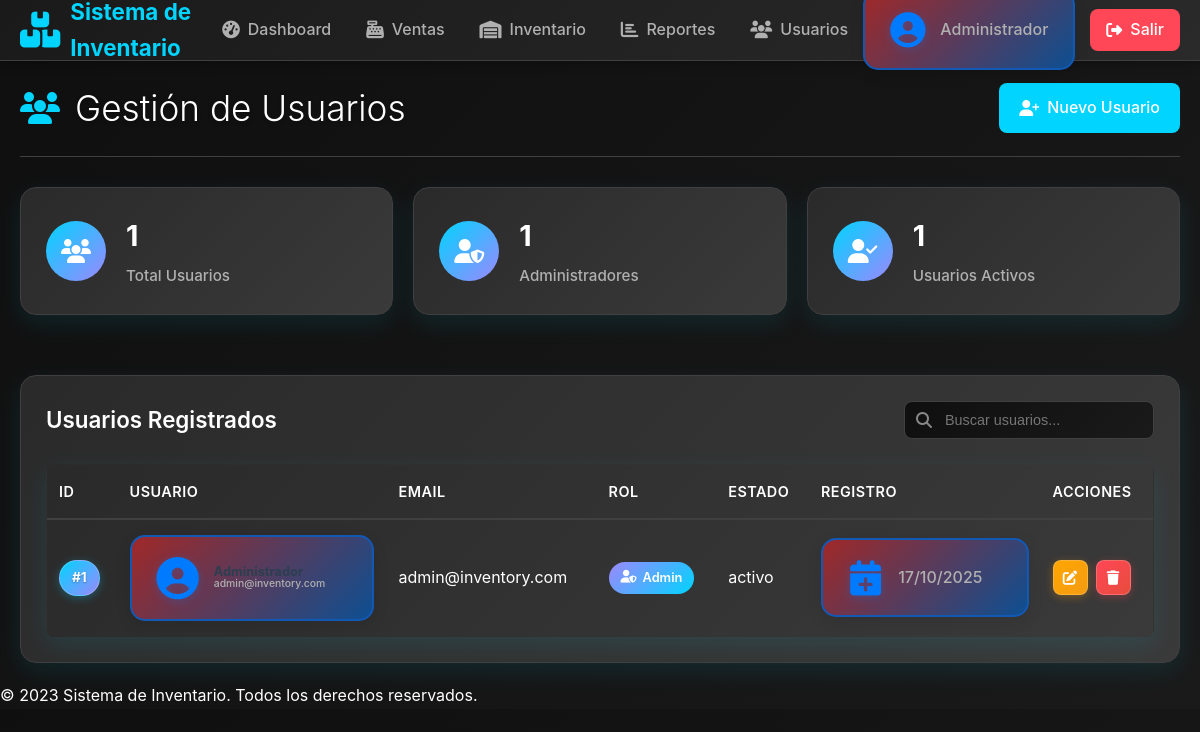
The app's page /?route=usuario (signed in) with its own data.
### tables this page shows
CREATE TABLE usuarios (
    id INT PRIMARY KEY AUTO_INCREMENT,
    nombre VARCHAR(100) NOT NULL,
    email VARCHAR(100) NOT NULL UNIQUE,
    password VARCHAR(255) NOT NULL,
    id_rol INT NOT NULL,
    id_estado INT NOT NULL DEFAULT 1,
    created_at TIMESTAMP DEFAULT CURRENT_TIMESTAMP,
    updated_at TIMESTAMP DEFAULT CURRENT_TIMESTAMP ON UPDATE CURRENT_TIMESTAMP,
    FOREIGN KEY (id_rol) REFERENCES roles(id),
    FOREIGN KEY (id_estado) REFERENCES estados_usuario(id)
);

CREATE TABLE roles (
    id INT PRIMARY KEY AUTO_INCREMENT,
    nombre VARCHAR(50) NOT NULL UNIQUE,
    descripcion TEXT,
    created_at TIMESTAMP DEFAULT CURRENT_TIMESTAMP
);

CREATE TABLE estados_usuario (
    id INT PRIMARY KEY AUTO_INCREMENT,
    nombre VARCHAR(50) NOT NULL UNIQUE,
    descripcion TEXT,
    created_at TIMESTAMP DEFAULT CURRENT_TIMESTAMP
);

### app/controllers/Controller.php (called while the page is built, shortened)
<?php
class Controller {
    protected function generateCsrfToken() {
        return $_SESSION['csrf_token'];
    }
    protected function view($view, $data = []) {
        $data['csrf_token'] = $this->generateCsrfToken();
        extract($data);
        require_once __DIR__ . '/../views/' . $view . '.php';
    }
    protected function model($model) {
        return new $model();
    }
}
?>

### app/controllers/UsuarioController.php (called while the page is built, shortened)
<?php
require_once __DIR__ . '/Controller.php';
class UsuarioController extends Controller {
    private $usuarioModel;
    public function __construct() {
        $this->usuarioModel = $this->model('UsuarioModel');
    }
    public function index() {
        $usuarios = $this->usuarioModel->findAll();
        $this->view('usuario/lista_usuarios', ['usuarios' => $usuarios]);
    }
}
?>

### app/models/UsuarioModel.php (called while the page is built, shortened)
<?php
require_once __DIR__ . '/BaseModel.php';
require_once __DIR__ . '/DB.php';
class UsuarioModel extends BaseModel {
    public function findAll() {
        $sql = "
            SELECT u.*, r.nombre as rol, e.nombre as estado
            FROM usuarios u
            LEFT JOIN roles r ON u.id_rol = r.id
            LEFT JOIN estados_usuario e ON u.id_estado = e.id
        ";
        return $this->query($sql)->fetchAll();
    }
}
?>

### app/models/DB.php (called while the page is built, shortened)
<?php
class DB {
    private static $connection = null;
    public static function conectar() {
        if (self::$connection === null) {
            try {
                $dsn = "mysql:host=" . DB_HOST . ";dbname=" . DB_NAME . ";charset=" . DB_CHARSET;
                self::$connection = new PDO($dsn, DB_USER, DB_PASS);
                self::$connection->setAttribute(PDO::ATTR_ERRMODE, PDO::ERRMODE_EXCEPTION);
                self::$connection->setAttribute(PDO::ATTR_DEFAULT_FETCH_MODE, PDO::FETCH_ASSOC);
                self::$connection->setAttribute(PDO::ATTR_EMULATE_PREPARES, false);
            } catch (PDOException $e) {
                error_log("Error de conexión a la base de datos: " . $e->getMessage());
                die("Error crítico del sistema. Contacte al administrador.");
            }
        }
        return self::$connection;
    }
    public static function ejecutar($sql, $params = []) {
        $stmt = self::conectar()->prepare($sql);
        $stmt->execute($params);
        return $stmt;
    }
}
?>

### app/models/BaseModel.php (called while the page is built, shortened)
<?php
require_once __DIR__ . '/DB.php';
class BaseModel {
    protected function query($sql, $params = []) {
        return DB::ejecutar($sql, $params);
    }
}
?>

### app/views/usuario/lista_usuarios.php (the view, shortened to what this page needs)
<?php require_once __DIR__ . '/../layouts/header.php'; ?>
<div class="page-container">
    <div class="page-header">
        <div class="page-title">
            <i class="fas fa-users"></i>
            <h1>Gestión de Usuarios</h1>
        </div>
        <div class="page-actions">
            <a href="/sistema/?route=usuario/create" class="action-btn primary">
                <i class="fas fa-user-plus"></i>
                Nuevo Usuario
            </a>
        </div>
    </div>
    <div class="content-grid">
        <div class="stats-overview">
            <div class="stat-card">
                <div class="stat-icon">
                    <i class="fas fa-users"></i>
                </div>
                <div class="stat-info">
                    <div class="stat-value"><?php echo count($usuarios); ?></div>
                    <div class="stat-label">Total Usuarios</div>
                </div>
            </div>
            <div class="stat-card">
                <div class="stat-icon">
                    <i class="fas fa-user-shield"></i>
                </div>
                <div class="stat-info">
                    <div class="stat-value"><?php echo count(array_filter($usuarios, function($u) { return $u['rol'] === 'admin'; })); ?></div>
                    <div class="stat-label">Administradores</div>
                </div>
            </div>
            <div class="stat-card">
                <div class="stat-icon">
                    <i class="fas fa-user-check"></i>
                </div>
                <div class="stat-info">
                    <div class="stat-value"><?php echo count(array_filter($usuarios, function($u) { return $u['estado'] === 'activo'; })); ?></div>
                    <div class="stat-label">Usuarios Activos</div>
                </div>
            </div>
        </div>
        <div class="data-table-container">
            <div class="table-header">
                <h3>Usuarios Registrados</h3>
                <div class="table-search">
                    <i class="fas fa-search"></i>
                    <input type="text" placeholder="Buscar usuarios..." id="searchInput">
                </div>
            </div>
            <div class="table-responsive">
                <table class="modern-table">
                    <thead>
                        <tr>
                            <th>ID</th>
                            <th>Usuario</th>
                            <th>Email</th>
                            <th>Rol</th>
                            <th>Estado</th>
                            <th>Registro</th>
                            <th>Acciones</th>
                        </tr>
                    </thead>
                    <tbody>
                        <?php foreach ($usuarios as $usuario): ?>
                            <tr>
                                <td>
                                    <div class="id-badge">#<?php echo $usuario['id']; ?></div>
                                </td>
                                <td>
                                    <div class="user-info">
                                        <div class="user-avatar">
                                            <i class="fas fa-user-circle"></i>
                                        </div>
                                        <div class="user-details">
                                            <div class="user-name"><?php echo htmlspecialchars($usuario['nombre']); ?></div>
                                            <div class="user-email"><?php echo htmlspecialchars($usuario['email']); ?></div>
                                        </div>
                                    </div>
                                </td>
                                <td><?php echo htmlspecialchars($usuario['email']); ?></td>
                                <td>
                                    <span class="role-badge <?php echo $usuario['rol']; ?>">
                                        <i class="fas fa-<?php echo $usuario['rol'] === 'admin' ? 'user-shield' : ($usuario['rol'] === 'vendedor' ? 'cash-register' : 'warehouse'); ?>"></i>
                                        <?php echo htmlspecialchars($usuario['rol']); ?>
                                    </span>
                                </td>
                                <td>
                                    <span class="status-badge <?php echo $usuario['estado'] === 'activo' ? 'active' : 'inactive'; ?>">
                                        <?php echo htmlspecialchars($usuario['estado']); ?>
                                    </span>
                                </td>
                                <td>
                                    <div class="date-info">
                                        <i class="fas fa-calendar-plus"></i>
                                        <?php echo date('d/m/Y', strtotime($usuario['created_at'])); ?>
                                    </div>
                                </td>
                                <td>
                                    <div class="action-buttons">
                                        <a href="/sistema/?route=usuario/edit/<?php echo $usuario['id']; ?>" class="btn-action edit" title="Editar usuario">
                                            <i class="fas fa-edit"></i>
                                        </a>
                                        <a href="/sistema/?route=usuario/delete/<?php echo $usuario['id']; ?>" class="btn-action delete" title="Eliminar usuario" onclick="return confirm('¿Está seguro de eliminar este usuario?')">
                                            <i class="fas fa-trash"></i>
                                        </a>
                                    </div>
                                </td>
                            </tr>
                        <?php endforeach; ?>
                    </tbody>
                </table>
            </div>
        </div>
    </div>
</div>
<?php require_once __DIR__ . '/../layouts/footer.php'; ?>

### index.php (shortened to what this page needs)
<?php
$route = $_GET['route'] ?? 'dashboard/index';
$parts = explode('/', $route);
$controller = $parts[0] ?? 'dashboard';
$action = $parts[1] ?? 'index';
switch ($controller) {
    case 'usuario':
        $usuarioController = new UsuarioController();
        switch ($action) {
            case 'index':
                $usuarioController->index();
                break;
        }
        break;
}
?>

### app/views/layouts/header.php (shortened to what this page needs)
<!DOCTYPE html>
<html lang="es">
<head>
    <link rel="stylesheet" href="https://cdnjs.cloudflare.com/ajax/libs/font-awesome/6.4.0/css/all.min.css">
    <link rel="stylesheet" href="/sistema/css/general.css?v=1.2">
    <?php
    $route = $_GET['route'] ?? 'dashboard/index';
    $routeParts = explode('/', $route);
    $module = $routeParts[0];
    switch ($module) {
        case 'usuario':
            echo '<link rel="stylesheet" href="/sistema/css/usuario.css?v=1.2">';
            echo '<link rel="stylesheet" href="/sistema/css/ventas.css?v=1.2">';
            break;
    }
    ?>
</head>
<body>
    <nav class="top-navbar">
        <div class="nav-container">
            <div class="nav-brand">
                <i class="fas fa-boxes"></i>
                <span>Sistema de Inventario</span>
            </div>
            <div class="nav-menu">
                <?php if (isset($_SESSION['user_id'])): ?>
                    <?php $rol = $_SESSION['rol']; ?>
                    <a href="/sistema/?route=dashboard" class="nav-link">
                        <i class="fas fa-tachometer-alt"></i>
                        <span>Dashboard</span>
                    </a>
                    <?php if ($rol == 'admin' || $rol == 'vendedor'): ?>
                        <a href="/sistema/?route=ventas" class="nav-link">
                            <i class="fas fa-cash-register"></i>
                            <span>Ventas</span>
                        </a>
                    <?php endif; ?>
                    <?php if ($rol == 'admin' || $rol == 'inventario'): ?>
                        <a href="/sistema/?route=inventario" class="nav-link">
                            <i class="fas fa-warehouse"></i>
                            <span>Inventario</span>
                        </a>
                    <?php endif; ?>
                    <?php if ($rol == 'admin'): ?>
                        <a href="/sistema/?route=reportes" class="nav-link">
                            <i class="fas fa-chart-bar"></i>
                            <span>Reportes</span>
                        </a>
                        <a href="/sistema/?route=usuario" class="nav-link">
                            <i class="fas fa-users"></i>
                            <span>Usuarios</span>
                        </a>
                    <?php endif; ?>
                <?php endif; ?>
            </div>
            <div class="nav-actions">
                <?php if (isset($_SESSION['user_id'])): ?>
                    <div class="user-info">
                        <i class="fas fa-user-circle"></i>
                        <span><?php echo $_SESSION['user']['nombre'] ?? 'Usuario'; ?></span>
                    </div>
                    <a href="/sistema/?route=auth/logout" class="logout-btn">
                        <i class="fas fa-sign-out-alt"></i>
                        <span>Salir</span>
                    </a>
                <?php endif; ?>
            </div>
        </div>
    </nav>

### app/views/layouts/footer.php (shortened to what this page needs)
    <footer>
        <p>&copy; 2023 Sistema de Inventario. Todos los derechos reservados.</p>
    </footer>
</body>
</html>

### css/usuario.css (style rules this page uses)
.user-info { display: flex; align-items: center; gap: 4px; padding: 0; margin: 0; }
.user-avatar { font-size: 1.2em; color: var(--color-accent-blue); margin: 0; padding: 0; line-height: 1; }
.user-details { flex: 1; padding: 0; margin: 0; }
.user-name { font-weight: 600; color: var(--color-text-primary); margin: 0; padding: 0; font-size: 0.8em; line-height: 1; }
.user-email { font-size: 0.65em; color: var(--color-text-secondary); margin: 0; padding: 0; line-height: 1; }
.role-badge { display: inline-flex; align-items: center; gap: 6px; padding: 6px 12px; border-radius: 20px; font-size: 0.8em; font-weight: 600; text-transform: capitalize; }
.role-badge.admin { background: linear-gradient(135deg, var(--color-accent-purple), var(--color-accent-blue)); color: white; }

### css/ventas.css (style rules this page uses)
.user-info, .date-info { display: flex; align-items: center; gap: 15px; padding: 20px 25px; background: linear-gradient(135deg, #a02828 0%, #0d4f92 100%); border-radius: 15px; border: 2px solid #1259b6; box-shadow: 0 4px 15px rgba(0, 0, 0, 0.1); transition: all 0.3s ease; }
.user-info i, .date-info i { font-size: 2.2em; color: #007bff; filter: drop-shadow(0 2px 4px rgba(0, 123, 255, 0.3)); }
.user-name { font-weight: 700; color: #2c3e50; }

### records on screen
usuarios: id_rol.nombre "1", id_estado.nombre "1", id "1", nombre "Administrador", email "admin@inventory.com", id_rol.nombre "Admin", id_estado.nombre "activo", created_at "17/10/2025"

### other values on screen
$_SESSION['user']['nombre'] "Administrador"
count($usuarios) "1"
